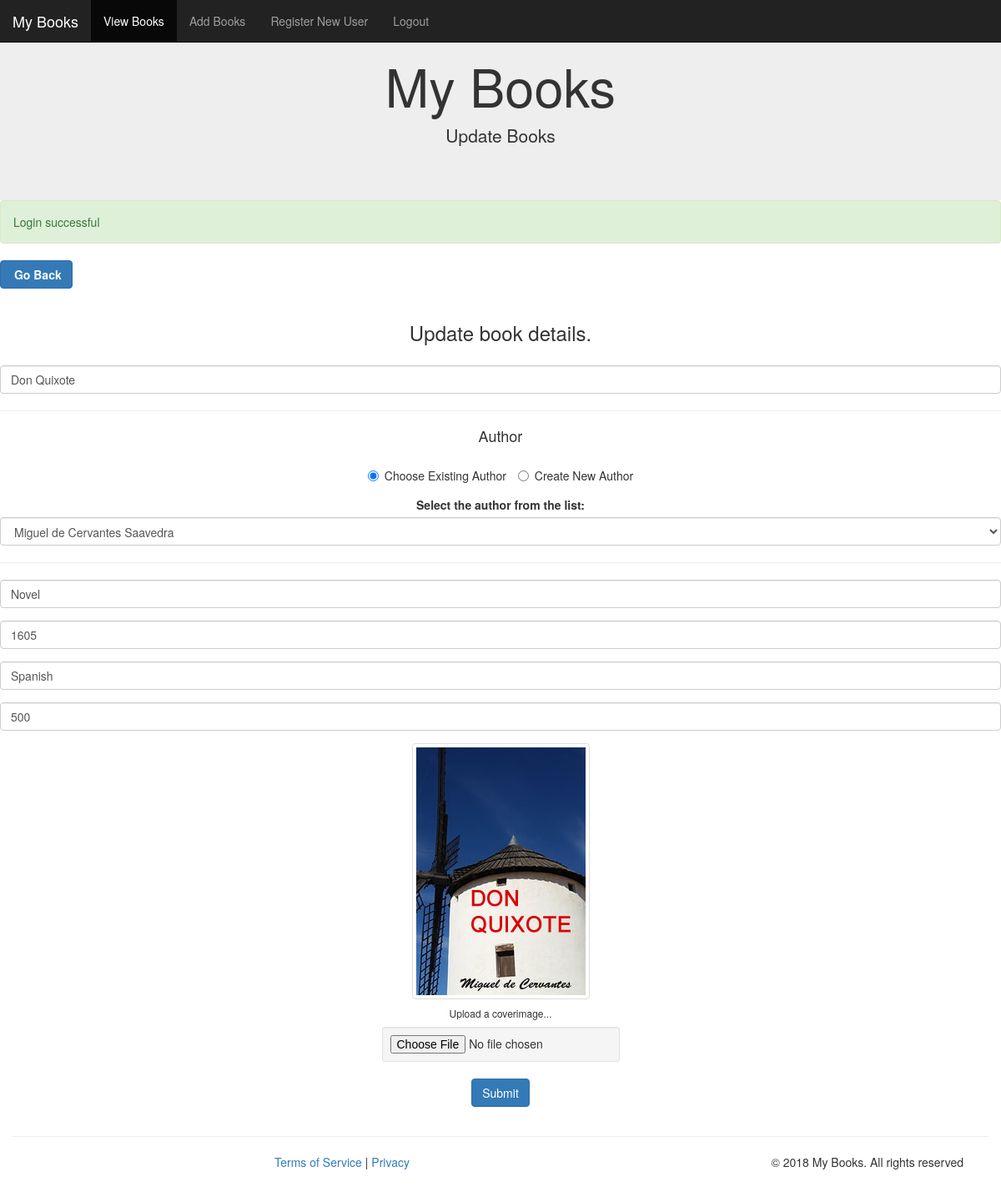
Page /view/pages/updatebooks.php?UpdateID=1 (signed in) on the committed database.
### tables this page shows
CREATE TABLE `book` (
  `BookID` int(10) UNSIGNED NOT NULL,
  `BookTitle` varchar(255) NOT NULL,
  `OriginalTitle` varchar(255) DEFAULT NULL,
  `YearofPublication` int(4) NOT NULL DEFAULT '0',
  `Genre` varchar(30) NOT NULL,
  `MillionsSold` int(10) UNSIGNED NOT NULL,
  `LanguageWritten` varchar(30) NOT NULL,
  `AuthorID` int(10) UNSIGNED NOT NULL,
  `CoverImage` varchar(100) NOT NULL DEFAULT 'img/bookcovers/default.png'
);

CREATE TABLE `author` (
  `AuthorID` int(10) UNSIGNED NOT NULL,
  `Name` varchar(30) NOT NULL,
  `Surname` varchar(30) NOT NULL,
  `Nationality` varchar(30) NOT NULL,
  `BirthYear` int(4) UNSIGNED NOT NULL,
  `DeathYear` int(4) UNSIGNED DEFAULT NULL
);

### view/pages/updatebooks.php (the view, shortened to what this page needs)
<?php
include( 'header.php' );
include( 'navigationbar.php' );
$selectsql = "SELECT * FROM book WHERE BookID = :id";
$stmt = $conn->prepare( $selectsql );
$stmt->bindParam( ':id', $_GET[ 'UpdateID' ], PDO::PARAM_INT );
$stmt->execute();
$row = $stmt->fetch();
$image = "../" . $row[ 'CoverImage' ];
?>
<head>
</head>
<body>
	<div class="jumbotron">
		<div class="container text-center">
			<h1>My Books</h1>
			<p>Update Books</p>
		</div>
	</div>
	<?php include ('../../model/message_boxes.php'); ?>
	<a href="viewbooks.php" class="btn btn-primary a-btn-slide-text" style="align-items: center;">
        <span><strong>Go Back</strong></span>
    </a>
	<div class="container1" align="center" ; width="20%;">
		<form role="form" width="50%" method="post" action="../../model/managebooks_process.php?UpdateID=<?php echo $_GET['UpdateID']; ?>" enctype="multipart/form-data">
			<br style="clear:both">
			<h3 style="margin-bottom: 25px; text-align: center;">Update book details.</h3>
			<div class="form-group">
				<input type="text" class="form-control" id="bookTitle" name="newbooktitle" placeholder="Book Title" value="<?php echo $row['BookTitle']; ?>" required>
			</div>
			<hr class="hr-primary">
			<h4 style="margin-bottom: 25px; text-align: center;">Author</h4>
			<div class="form-group" id="authorRadios">
				<label class="radio-inline"><input type="radio" name="newAuthorRadio" value="0" onClick="AuthorRadios()" checked>Choose Existing Author</label>
				<label class="radio-inline"><input type="radio" name="newAuthorRadio" value="1" onClick="AuthorRadios()">Create New Author</label>
			</div>
			<div class="form-group" id="existingAuthor">
				<label>Select the author from the list:</label>
				<select class="form-control" name="existingAuthorID">
					<?php
					$authorSQL = "SELECT * FROM Author";
					$stmt = $conn->prepare( $authorSQL );
					$stmt->execute();
					$staticResults = $stmt->FetchAll();
					foreach ($staticResults as $result) {
						if ($result['AuthorID'] == 0) {
							continue;
						}
						echo "<option value=\"" . $result['AuthorID'] . "\"";
						if ($result['AuthorID'] == $row['AuthorID']) {
							echo "selected";
						}
						echo ">" . $result['Name'] . " " . $result['Surname'] . "</option>";
					}
					?>
				</select>
			</div>
			<hr class="hr-primary">
			<div class="form-group">
				<input type="text" class="form-control" id="genre" name="genre" placeholder="Genre" value="<?php echo $row['Genre']; ?>" required>
			</div>
			<div class="form-group">
				<input type="text" class="form-control" id="yearOfpublication" name="yearofpublication" placeholder="Year Of Publication" value="<?php echo $row['YearofPublication']; ?>" required>
			</div>
			<div class="form-group">
				<input type="text" class="form-control" id="language" name="language" placeholder="Language" value="<?php echo $row['LanguageWritten']; ?>" required>
			</div>
			<div class="form-group">
				<input type="text" class="form-control" id="millionsold" name="millionssold" placeholder="Millions Sold" value="<?php echo $row['MillionsSold']; ?>" required>
			</div>
			<div class="form-group">
				<div class="text-center">
					<img src="<?php echo $image ?>" class="avatar img-thumbnail" alt="cover">
					<h6>Upload a coverimage...</h6>
					<input type="file" name="image" id="fileToUpload" size="50" class="text-center center-block well well-sm">
				</div>
			</div>
			<div class="form-group">
				<input type="submit" id="submit" name="submit" class="btn btn-primary">
			</div>
		</form>
	</div>
	<footer class="container-fluid text-center">
		<?php include('footer.php');?>
	</footer>
</body>
</html>

### view/pages/updatebooks.php (style rules this page uses)
.jumbotron { margin-bottom: 0; }

### rows in the picture
book: newbooktitle "Don Quixote", existingAuthorID "Miguel de Cervantes Saavedra", genre "Novel", yearofpublication "1605", language "Spanish", millionssold "500", CoverImage (picture)

### other values in the picture
$_SESSION[ 'message' ] "Login successful"
